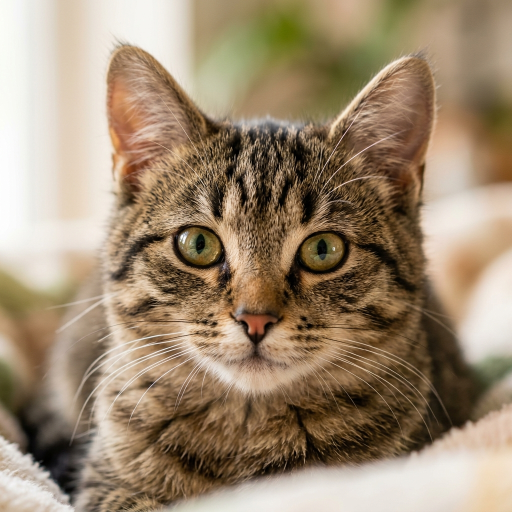
#> input picture Week_1/cat.jpg, 1024 x 1024 px (shown at 1/2 size)
$ python -i Task-1.py   (imports and definitions only)   (older library calls are emulated)
#> lines starting #> are read from the running program, lines starting #| are printed output that depends on the picture; after the words box and inside, x2 and y2 are one past the last pixel; in counts of white or black regions, pixels touching at a corner belong together
# Week 2 - Task 1: Image Processing with OpenCV
#=Roll No: 241212
# IIT Kanpur ACA Summer Project - GanForge

import cv2
import numpy as np
import matplotlib.pyplot as plt

def capture_image():
    """Generate a synthetic colorful sample image (480x640 RGB)."""
    h, w = 480, 640
    # Horizontal gradient for Red channel
    r = np.tile(np.linspace(30, 240, w, dtype=np.uint8), (h, 1))
    # Vertical gradient for Green channel
    g = np.tile(np.linspace(80, 200, h, dtype=np.uint8).reshape(-1, 1), (1, w))
    # Diagonal gradient for Blue channel
    x, y = np.meshgrid(np.linspace(0, 1, w), np.linspace(0, 1, h))
    b = ((np.sin(x * np.pi) * np.cos(y * np.pi) * 0.5 + 0.5) * 200 + 30).astype(np.uint8)
    # Add circular texture
    cx, cy = w // 2, h // 2
    for radius in range(20, 220, 40):
        cv2.circle(r, (cx, cy), radius, int(255 - radius), 3)
        cv2.circle(g, (cx, cy), radius, int(radius), 3)
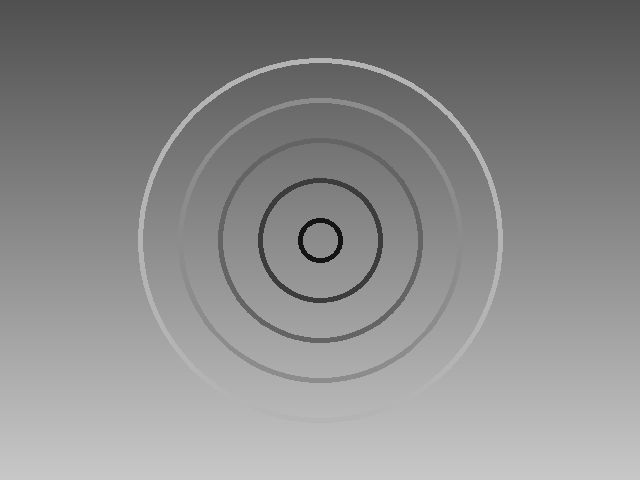
#> g: shape (480, 640); min 20, max 200, mean 139.1
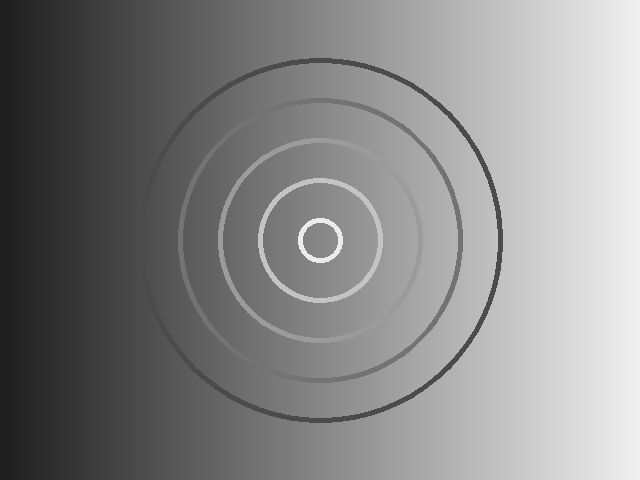
#> r: shape (480, 640); min 30, max 240, mean 133.9
    image = np.stack([r, g, b], axis=2)
    return image

def convert_to_hsv(image):
    hsv = cv2.cvtColor(image, cv2.COLOR_RGB2HSV)
#> hsv: shape (480, 640, 3); mean H, S, V 85.1, 139, 184.5
    return hsv, cv2.split(hsv)

def equalize_histogram(image):
    gray = cv2.cvtColor(image, cv2.COLOR_RGB2GRAY)
    equalized = cv2.equalizeHist(gray)
    return gray, equalized

def apply_threshold(image):
    gray = cv2.cvtColor(image, cv2.COLOR_RGB2GRAY)
    _, binary = cv2.threshold(gray, 127, 255, cv2.THRESH_BINARY_INV)
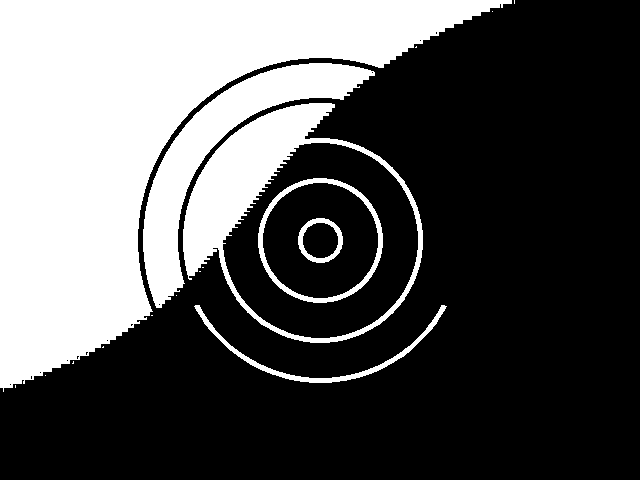
#> binary: shape (480, 640); 34% white; 17 white regions (11 under 20 px), largest, box (x1, y1, x2, y2) and area: (0, 0, 512, 392) 75813, (183, 103, 423, 343) 12390, (143, 63, 375, 308) 12175, (258, 178, 383, 303) 1892, (194, 305, 447, 383) 1489, (298, 218, 343, 263) 614
    return binary

def reduce_gray_levels(image):
    gray = cv2.cvtColor(image, cv2.COLOR_RGB2GRAY)
    return (gray // 64) * 64
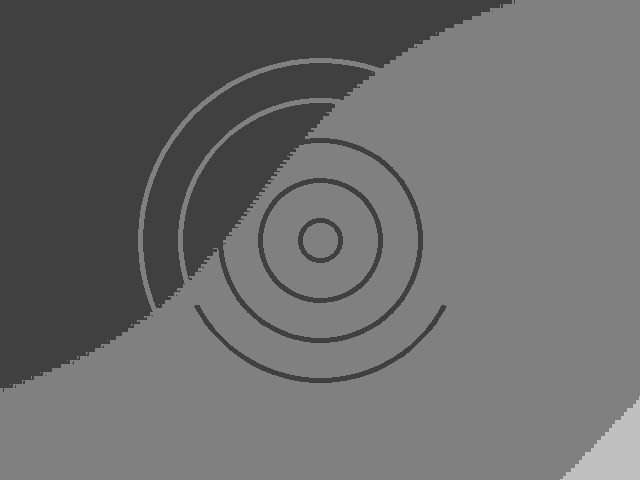
#> returned value: shape (480, 640); min 64, max 192, mean 106.9

def apply_edge_filters(image):
    gray = cv2.cvtColor(image, cv2.COLOR_RGB2GRAY)
    laplacian = cv2.Laplacian(gray, cv2.CV_64F)
    scharr = cv2.Scharr(gray, cv2.CV_64F, 1, 0)
    return np.uint8(np.abs(laplacian)), np.uint8(np.abs(scharr))

def denoise_median(image):
    gray = cv2.cvtColor(image, cv2.COLOR_RGB2GRAY)
    noisy = gray.copy()
    noisy[::10, ::10] = 0
    noisy[::15, ::15] = 255
    denoised = cv2.medianBlur(noisy, 3)
    return noisy, denoised

def unsharp_mask(image):
    gray = cv2.cvtColor(image, cv2.COLOR_RGB2GRAY)
    blurred = cv2.GaussianBlur(gray, (5, 5), 0)
    sharpened = cv2.addWeighted(gray, 1.5, blurred, -0.5, 0)
    return sharpened

def convert_to_lab(image):
    lab = cv2.cvtColor(image, cv2.COLOR_RGB2LAB)
#> lab: shape (480, 640, 3); mean of channels 0, 1, 2 151.2, 129, 133.5
    return cv2.split(lab)


img = capture_image()

hsv, (h, s, v) = convert_to_hsv(img)
gray, equalized = equalize_histogram(img)
binary = apply_threshold(img)
poster = reduce_gray_levels(img)
lap, sch = apply_edge_filters(img)
noisy, denoised = denoise_median(img)
sharpened = unsharp_mask(img)
L, A, B = convert_to_lab(img)
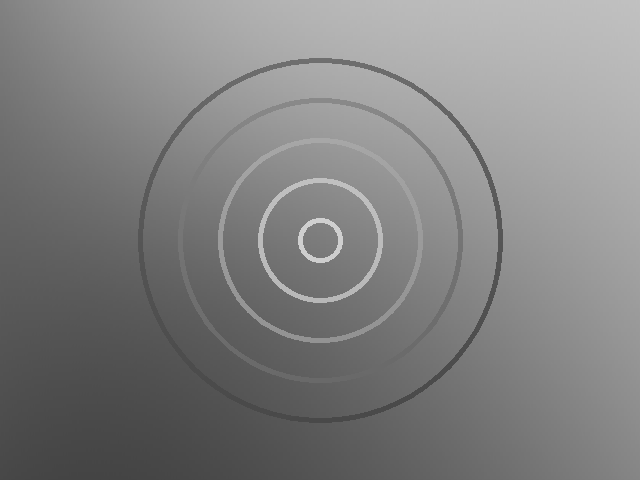
#> A: shape (480, 640); min 67, max 208, mean 129

fig, axes = plt.subplots(2, 4, figsize=(16, 8))
axes = axes.flatten()

# [14 lines not run here, left out]

>>> import cv2
>>> picture = cv2.cvtColor(cv2.imread('../Week_1/cat.jpg'), cv2.COLOR_BGR2RGB)
>>> result = apply_edge_filters(picture)
#> in apply_edge_filters (call 2), `gray = cv2.cvtColor(image, cv2.COLOR_RGB2GRAY)`:
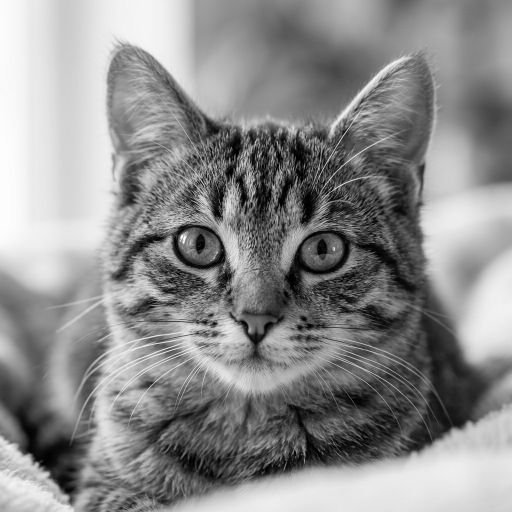
#> gray: shape (1024, 1024) (shown at 1/2 size); min 0, max 255, mean 140.2
#> in apply_edge_filters (call 2), `scharr = cv2.Scharr(gray, cv2.CV_64F, 1, 0)`:
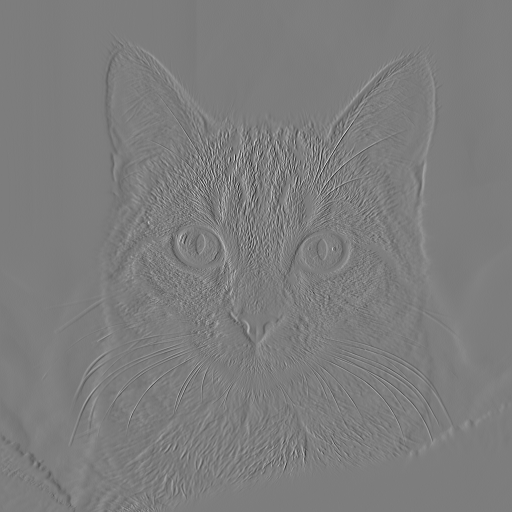
#> scharr: shape (1024, 1024) float64 (shown at 1/2 size); min -3068, max 3169, mean -0.9; drawn with min black and max white

$ run again, on Week_1/dog.jpg
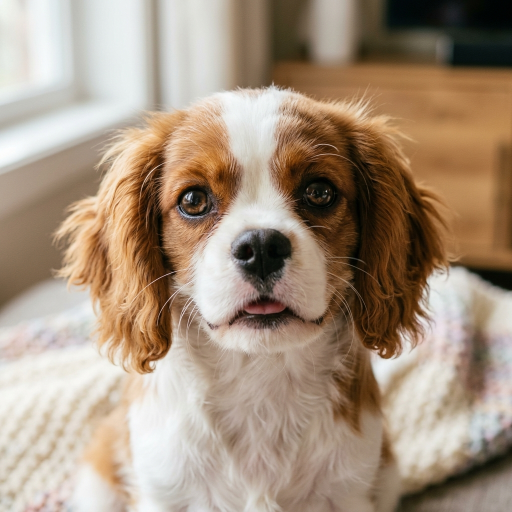
#> input picture Week_1/dog.jpg, 1024 x 1024 px (shown at 1/2 size)
#> hsv: shape (480, 640, 3); mean H, S, V 85.1, 139, 184.5
#> binary: shape (480, 640); 34% white; 17 white regions (11 under 20 px), largest, box (x1, y1, x2, y2) and area: (0, 0, 512, 392) 75813, (183, 103, 423, 343) 12390, (143, 63, 375, 308) 12175, (258, 178, 383, 303) 1892, (194, 305, 447, 383) 1489, (298, 218, 343, 263) 614
#> lab: shape (480, 640, 3); mean of channels 0, 1, 2 151.2, 129, 133.5
#> in apply_edge_filters (call 2), `laplacian = cv2.Laplacian(gray, cv2.CV_64F)`:
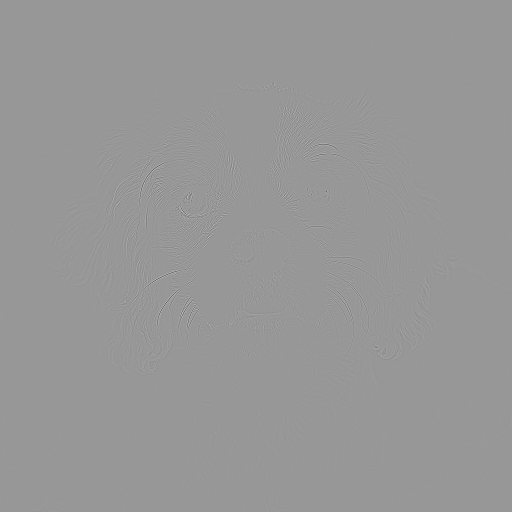
#> laplacian: shape (1024, 1024) float64 (shown at 1/2 size); min -461, max 315, mean 0; drawn with min black and max white
#> in apply_edge_filters (call 2), `scharr = cv2.Scharr(gray, cv2.CV_64F, 1, 0)`:
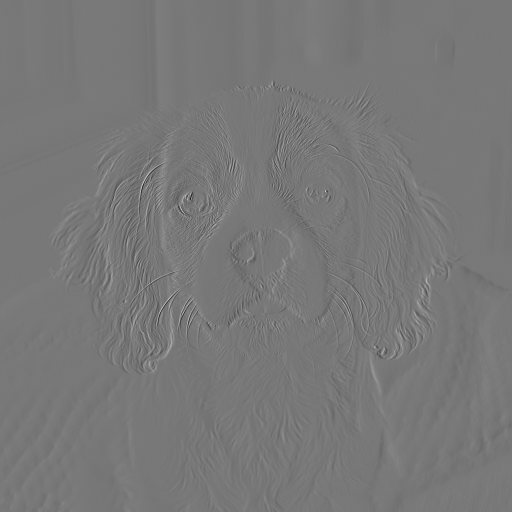
#> scharr: shape (1024, 1024) float64 (shown at 1/2 size); min -3054, max 3414, mean -2.6; drawn with min black and max white
